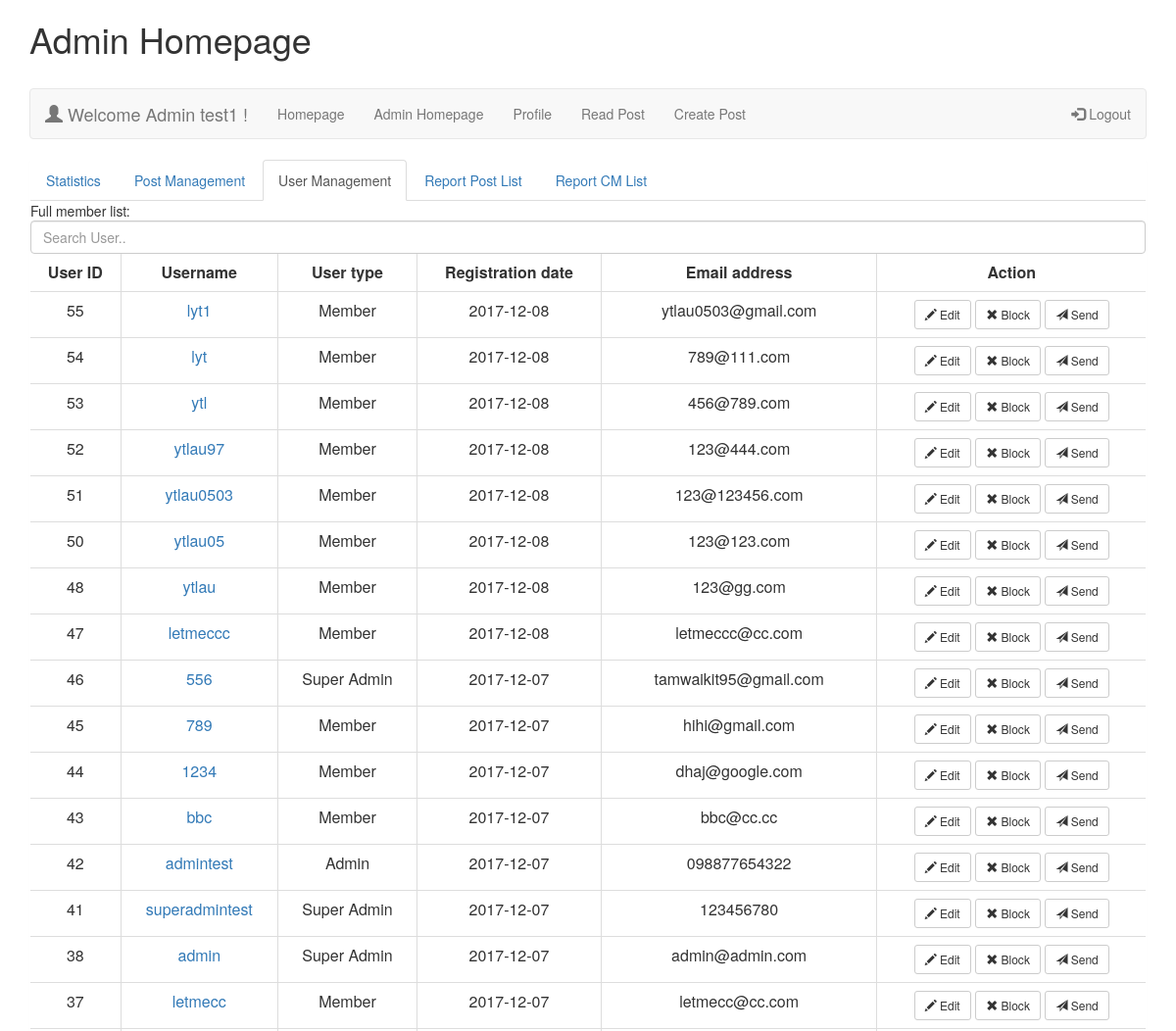
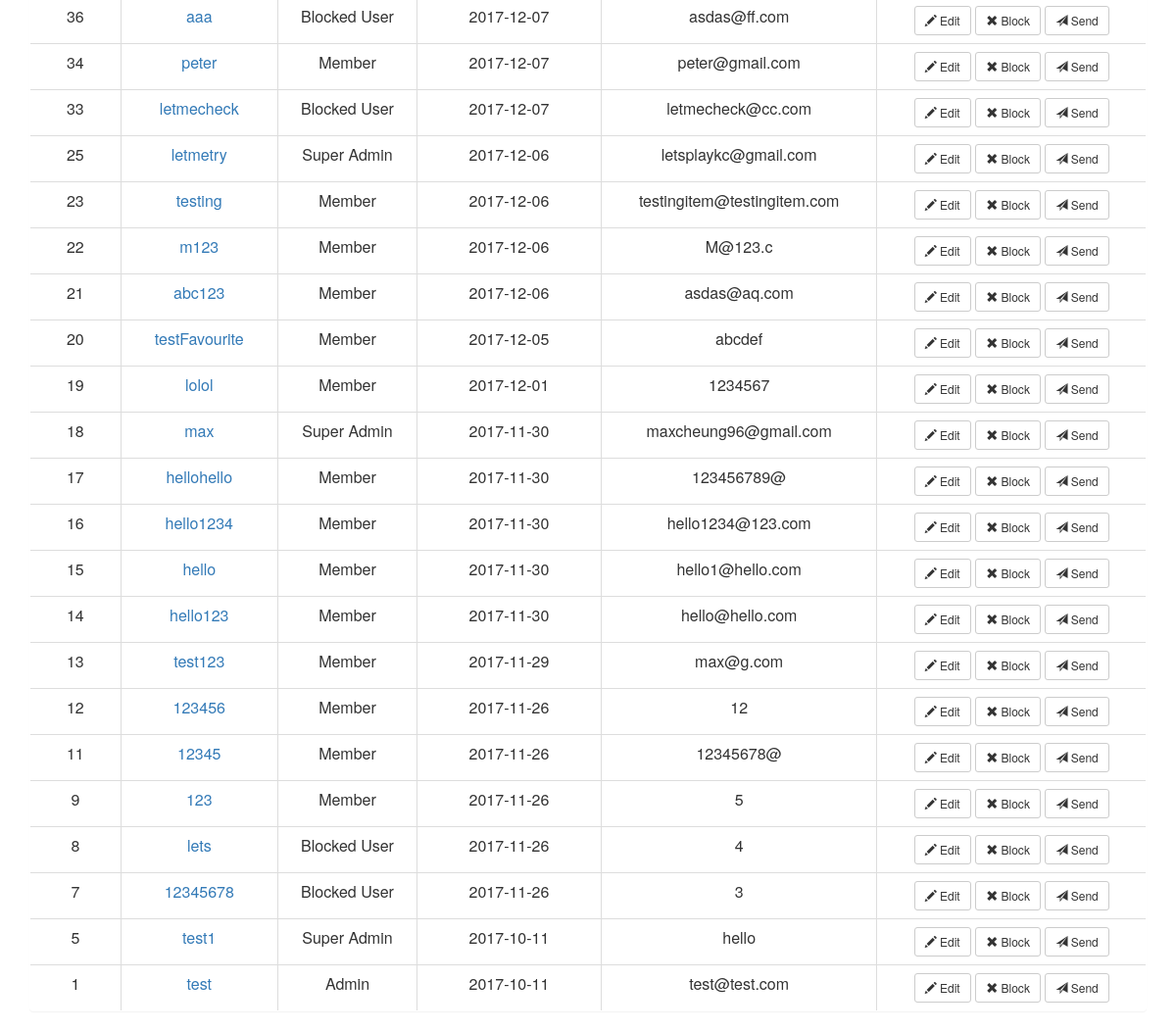
The page /admin.php?action=manageuser (signed in) on the database its author committed (2 pictures, top to bottom).
### tables this page shows
CREATE TABLE IF NOT EXISTS `user` (
  `user_id` int(8) NOT NULL,
  `username` varchar(16) NOT NULL,
  `password` varchar(16) NOT NULL,
  `reg_date` date NOT NULL,
  `type_id` int(2) NOT NULL DEFAULT '1',
  `icon` varchar(50) NOT NULL DEFAULT 'default.png',
  `email` varchar(50) NOT NULL,
  `forgot_pwd_code` varchar(240) DEFAULT NULL
);

CREATE TABLE IF NOT EXISTS `user_type` (
  `type_id` int(2) NOT NULL,
  `type` varchar(20) NOT NULL,
  `permission` int(11) NOT NULL
);

### admin.php (the view, shortened to what this page needs)
<?php require_once('dbConnect.php'); ?>
<html>
<head>
    <link rel="stylesheet" href="https://maxcdn.bootstrapcdn.com/bootstrap/3.3.7/css/bootstrap.min.css"/>
</head>
<body>
<div class="container">
    <h1>Admin Homepage</h1>
    <br/>
    <nav class="navbar navbar-default">
        <div class="container-fluid">
            <ul class="nav navbar-nav">
                <div class="navbar-header">
                    <a class="navbar-brand" href="#"><span class="glyphicon glyphicon-user"></span> Welcome
                        Admin <?php echo $_SESSION['username']; ?> !</a>
                </div>
                <li><a href="./index.php">Homepage</a></li>
                <li><a href="./admin.php">Admin Homepage</a></li>
                <li><a href="./profile.php">Profile</a></li>
                <li><a href="./getpost.php">Read Post</a></li>
                <li><a href="./createpost.php">Create Post</a></li>
            </ul>
            <ul class="nav navbar-nav navbar-right">
                <li><a href="./getpost.php?action=logout"><span class="glyphicon glyphicon-log-in"></span> Logout</a>
                </li>
            </ul>
        </div>
    </nav>
    <div class="panel">
        <?php
        $admin_sql = 'SELECT ut.permission FROM user u, user_type ut WHERE u.type_id = ut.type_id AND u.user_id =' . $_SESSION['user_id'] . '';
        $admin_result = mysqli_query($con, $admin_sql);
        $admin_row = mysqli_fetch_row($admin_result);
        $admin_check = $admin_row[0];
        if ($admin_check >= 255) {
            ?>
            <ul class="nav nav-tabs">
                <?php
                echo ($_GET['action'] == '') ?
                    '<li class="active"><a href="./admin.php?action">Statistics</a></li>' :
                    '<li class="none"><a href="./admin.php?action">Statistics</a></li>';
                echo ($_GET['action'] == 'managepost') ?
                    '<li class="active"><a href="./admin.php?action=managepost">Post Management</a></li>' :
                    '<li class="none"><a href="./admin.php?action=managepost">Post Management</a></li>';
                echo ($_GET['action'] == 'manageuser' || $_GET['action'] == 'edituser' || $_GET['action'] == 'sendmessage') ?
                    '<li class="active"><a href="?action=manageuser">User Management</a></li>' :
                    '<li class="none"><a href="?action=manageuser">User Management</a></li>';
                echo ($_GET['action'] == 'reportuserlist') ?
                    '<li class="active"><a href="?action=reportuserlist">Report Post List</a></li>' :
                    '<li class="none"><a href="?action=reportuserlist">Report Post List</a></li>';
                echo ($_GET['action'] == 'reportcmlist') ?
                    '<li class="active"><a href="?action=reportcmlist">Report CM List</a></li>' :
                    '<li class="none"><a href="?action=reportcmlist">Report CM List</a></li>';
                ?>
            </ul>
            <?php
            if ($_SERVER['REQUEST_METHOD'] == 'GET') {
                $action = $_GET["action"];
                    ?>
                    <?php
                if ($action == "manageuser") {
                    $user_sql = "SELECT * FROM user u, user_type ut WHERE u.type_id = ut.type_id ORDER BY u.user_id DESC";
                    $user_result = mysqli_query($con, $user_sql);
                    echo 'Full member list: <br>';
                    echo '<input class="form-control" id="searchUser" type="text" placeholder="Search User..">';
                    echo '<table class="table  table-bordered table-hover" >';
                    echo '<thead><tr><th class="text-center">User ID</th><th  class="text-center">Username</th><th  class="text-center">User type</th><th class="text-center">Registration date</th><th class="text-center">Email address</th><th class="text-center">Action</th></tr></thead>';
                    echo '<tbody id="Listuser">';
                    while ($row = mysqli_fetch_assoc($user_result)) {
                        echo '<tr><td class="text-center">' . $row["user_id"] . '</td><td class="text-center"><a href="./profile.php?userid=' . $row["user_id"] . '">' . $row["username"] . '</a></td><td class="text-center">'
                            . $row["type"] . '</td><td class="text-center">' . $row["reg_date"] . '</td><td class="text-center">' . $row["email"] . '</td><td class="text-center"><a class="btn btn-default btn-sm" href="?action=edituser&id=' . $row["user_id"] . '"><span class="glyphicon glyphicon-pencil"></span> Edit</a>
		   <button type="button" class="btn btn-default btn-sm"  data-id="' . $row["username"] . '" data-toggle="modal" data-href="?action=blockuser&id=' . $row["user_id"] . '" data-target="#confirm-block-user"><span class="glyphicon glyphicon-remove"></span> Block</button>
		   <a class="btn btn-default btn-sm" href="?action=sendmessage&id=' . $row["user_id"] . '"><span class="glyphicon glyphicon-send"></span> Send</a></td></tr>';
                    }
                    echo '</tbody></table>';
                }
            }
        } else {
            echo '<div class="alert alert-danger"><strong>Error! </strong>No Permission! Redirect to homepage after 3 seconds ...</div>';
            header("refresh:3;url=./index.php");
        }
        ?>
    </div>
</div>
</body>
</html>

### rows shown on the page
user: user_id "55", username "lyt1", type.type "Member", reg_date "2017-12-08", email "ytlau0503@gmail.com"
user: user_id "54", username "lyt", type.type "Member", reg_date "2017-12-08", email "789@111.com"
user: user_id "53", username "ytl", type.type "Member", reg_date "2017-12-08", email "456@789.com"
user: user_id "52", username "ytlau97", type.type "Member", reg_date "2017-12-08", email "123@444.com"
user: user_id "51", username "ytlau0503", type.type "Member", reg_date "2017-12-08", email "123@123456.com"
user: user_id "50", username "ytlau05", type.type "Member", reg_date "2017-12-08", email "123@123.com"
user: user_id "48", username "ytlau", type.type "Member", reg_date "2017-12-08", email "123@gg.com"
user: user_id "47", username "letmeccc", type.type "Member", reg_date "2017-12-08", email "letmeccc@cc.com"
user: user_id "46", username "556", type.type "Super Admin", reg_date "2017-12-07", email "tamwaikit95@gmail.com"
user: user_id "45", username "789", type.type "Member", reg_date "2017-12-07", email "hihi@gmail.com"
user: user_id "44", username "1234", type.type "Member", reg_date "2017-12-07", email "dhaj@google.com"
user: user_id "43", username "bbc", type.type "Member", reg_date "2017-12-07", email "bbc@cc.cc"
user: user_id "42", username "admintest", type.type "Admin", reg_date "2017-12-07", email "098877654322"
user: user_id "41", username "superadmintest", type.type "Super Admin", reg_date "2017-12-07", email "123456780"
user: user_id "38", username "admin", type.type "Super Admin", reg_date "2017-12-07", email "admin@admin.com"
user: user_id "37", username "letmecc", type.type "Member", reg_date "2017-12-07", email "letmecc@cc.com"
user: user_id "36", username "aaa", type.type "Blocked User", reg_date "2017-12-07", email "asdas@ff.com"
user: user_id "34", username "peter", type.type "Member", reg_date "2017-12-07", email "peter@gmail.com"
user: user_id "33", username "letmecheck", type.type "Blocked User", reg_date "2017-12-07", email "letmecheck@cc.com"
user: user_id "25", username "letmetry", type.type "Super Admin", reg_date "2017-12-06", email "letsplaykc@gmail.com"
user: user_id "23", username "testing", type.type "Member", reg_date "2017-12-06", email "testingitem@testingitem.com"
user: user_id "22", username "m123", type.type "Member", reg_date "2017-12-06", email "M@123.c"
user: user_id "21", username "abc123", type.type "Member", reg_date "2017-12-06", email "asdas@aq.com"
user: user_id "20", username "testFavourite", type.type "Member", reg_date "2017-12-05", email "abcdef"
user: user_id "19", username "lolol", type.type "Member", reg_date "2017-12-01", email "1234567"
user: user_id "18", username "max", type.type "Super Admin", reg_date "2017-11-30", email "maxcheung96@gmail.com"
user: user_id "17", username "hellohello", type.type "Member", reg_date "2017-11-30", email "123456789@"
user: user_id "16", username "hello1234", type.type "Member", reg_date "2017-11-30", email "hello1234@123.com"
user: user_id "15", username "hello", type.type "Member", reg_date "2017-11-30", email "hello1@hello.com"
user: user_id "14", username "hello123", type.type "Member", reg_date "2017-11-30", email "hello@hello.com"
user: user_id "13", username "test123", type.type "Member", reg_date "2017-11-29", email "max@g.com"
user: user_id "12", username "123456", type.type "Member", reg_date "2017-11-26", email "12"
user: user_id "11", username "12345", type.type "Member", reg_date "2017-11-26", email "12345678@"
user: user_id "9", username "123", type.type "Member", reg_date "2017-11-26", email "5"
user: user_id "8", username "lets", type.type "Blocked User", reg_date "2017-11-26", email "4"
user: user_id "7", username "12345678", type.type "Blocked User", reg_date "2017-11-26", email "3"
user: user_id "5", username "test1", type.type "Super Admin", reg_date "2017-10-11", email "hello"
user: user_id "1", username "test", type.type "Admin", reg_date "2017-10-11", email "test@test.com"

### other values the page prints
$_SESSION['username'] "test1"
